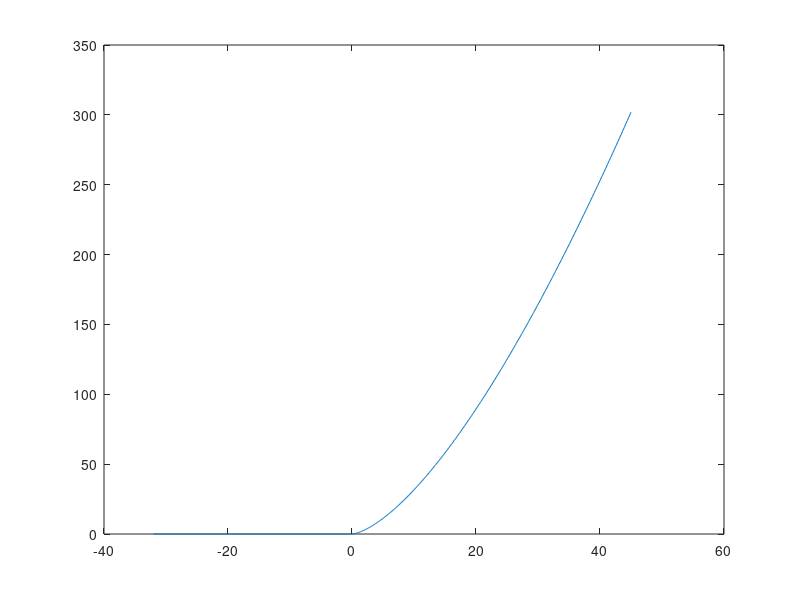

Reproduce this figure in MATLAB.
% Title               :Funcion Inyectiva, Sobreyectiva, Biyectiva 
% Description         :Script para graficar funciones y determinar que tipo de funcion es 
% Author              :Francelly Desiree Colon Sandoval 
% Date                :2021116    
% Version             :1
% Usage               :octave> /path/FuncionDos

clear
x = -32:0.1:45
% Funcion
rx = sqrt(x.^3);
% Plotear funcion 
plot (x, rx );

disp("Funcion Inyectiva")